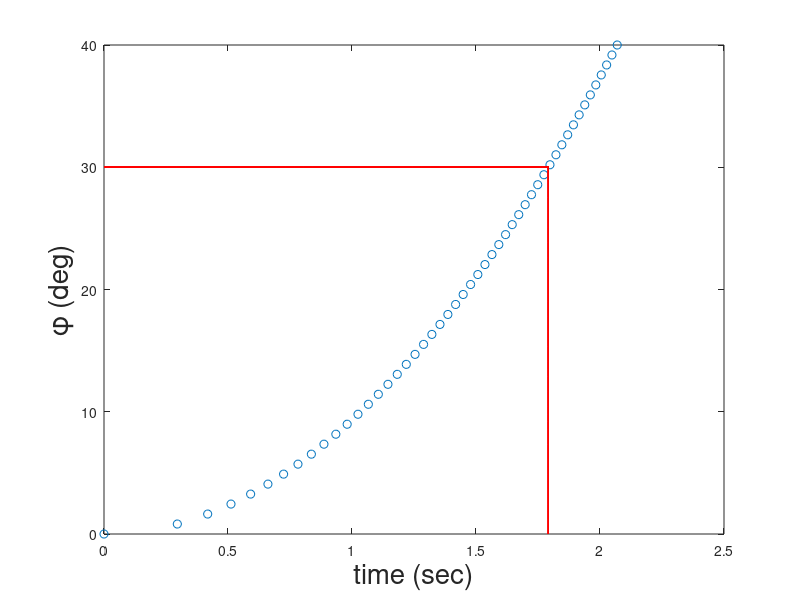

Recreate this plot in MATLAB. (Note: this script raises an error after producing the figure.)
    %clear all
%close all
clc

%% Aileron Design
% Aircraft must comply with maneuverability and roll requirements set by
% MIL-STD. time to achieve a specified bank angle change

% Given
m_TO = 87000; %lbs
S = 825; % ft^2
S_w = S;
b = 49.8;  %span
AR = 3;
lambda = 0.6; % taper ratio
S_h = 164.6;
S_vt = 74;
V_s = 211 ;% Vstall ft/s
C_L_alphaWing = 2*pi; % per rad
I_xx = 6730260.3;
tau = 0.48; %25 percent chord

y_out = b/2;
y_in = 0.60 * b/2;

c_bar = b / AR;
degrees = 20;
deltaA = degrees * (180/pi); %delta in RADIANS
rho = 23.77*10^(-4); %slugs/ft^3

C_r = 21.75;%3/2 * c_bar * (1+lambda)/(1 + lambda + lambda^2); % wing root chord

C_l_deltaA = (2*C_L_alphaWing*tau*C_r) / (S*b) * ...
    ((y_out^2/2 + 2/3*(lambda-1)/b*y_out^3)-(y_in^2/2 + 2/3*...
    (lambda-1)/b*y_in^3)); % 1/rad



C_l = C_l_deltaA * deltaA; % aircraft roll moment coefficient

V_app = 1.3*V_s;
L_A = 0.5*rho*V_app^2*S*C_l*b; % aircraft rolling moment

C_D_R = 0.9; % average value of wing, horizontal tail, vertical tail...
             % rolling drag coefficient 
y_D = 0.4* b/2; % drag momement arm assumed to be 40% of wing span
P_ss = sqrt((2*L_A)/(rho*(S_w + S_h + S_vt)*C_D_R*y_D^3)); % Steady state roll rate [rad/s]

phi_1 = I_xx / (rho*y_D^3*(S_w + S_h + S_vt)*C_D_R) * log(P_ss^2);

P_dot = P_ss^2 / (2*phi_1); % aircraft rate of roll rate

phi_des = 30; %degrees
t = sqrt((2*phi_des)/(P_dot)); % time in seconds

% Geometry of each aileron
C_w = 16.6; % MAC
b_A = y_out - y_in; % span of aileron
c_A = 0.3*C_w; % chord of aileron
A_A = 2*b_A*c_A; % area of both ailerons 

fprintf('Time to rotate 30 degrees (s) = %0.5f \n',t)
fprintf('Aileron Span (ft) = %0.5f \n',b_A)
fprintf('Aileron Chord (ft) = %0.5f \n',c_A)
fprintf('Aileron Area  (ft^2)  = %0.5f \n\n',A_A)

% Plot: Variations of bank angle versus time
n = 50;
phi2 = linspace(0,40,n);
t2 = sqrt((2*phi2)/(P_dot));
xx1 = t*ones(n);
yy1 = linspace(0,30,n);
xx2 = linspace(0,t,n);
yy2 = 30*ones(n);

figure
plot(t2,phi2,'o', xx1,yy1,'r',xx2,yy2,'r')
xlabel('time (sec)','fontsize',20)
ylabel('\phi (deg)','fontsize',20)

%% Elevator Sizing
% Satisifes take-off angular acceleration requirement of 7 deg/s^2 for small
% transport 

% Follows Sadraey's elevator-chord and span ratio recommendations
% Longitudinal Trim requirements for given flight envelope


C_L_cruise = 2*85000 / (0.00067595*(0.8*968)^2*825);
C_L_TO = 1.75;
C_D_TO = 0.0458;
V_s = 211; %ft/s

%Longitudinal Aerodynamic Forces
Drag_TO = 0.5*0.0002378*V_s^2*S*C_D_TO;
Lift_TO = 0.5*0.0002378*V_s^2*S*C_L_TO;
M_ac_wf =  0.5*0.002378*211^2*825*-.0085*16.6;

mu = 0.04; % friction coefficient of runway. assume concrete runway
W = 87000;
F_runway = mu*(W - Lift_TO);
mass = W; % lbf
T = 21900*3; % lbf

% Aircraft Linear Acceleration at the time of take-off rotation
a = (T - Drag_TO - F_runway) / mass;

% Step 7: Calculation of the contributing pitching moments in the take-off
% rotation
x_mg = 94.75; % ft
x_cg = 88.5; % ft
z_Dmg = 9.54; 
z_Tmg = 10.83;
x_mgacwf = 9.31;
z_cgmg = 10.08;
x_ac_h = 104; % UPDATE
z_mg = 10; %UPDATE
z_T = z_Tmg + z_mg;

rho = 23.77*10^(-4); %sea level
v = 231; % ft/s
A = WING.geom.S_area; %Reference area
% must run iter_weights
D = 0.5 * Cd_TO * rho * v^2 * A;
L_wf = C_L_TO * 0.5 * rho * v^2 * A;

M_W = W*(x_mg - x_cg);
M_D = D*(z_Dmg);
M_T = T*(z_Tmg);
M_L_wf = L_wf*(x_mgacwf);
M_a = m*a*(z_cgmg);

% take off pitch angular accleration for small transport aircraft,  
% rad/s^2, Table 12.9
theta_ddot = 7/(180/pi); 

I_yymg = 21000000.0;
% I_yymg = 2.1e7;
V_R = v; % aircraft linear speed at instant of rotation at TO             
L_h = (L_wf*(x_mgacwf) + M_ac_wf + m*a*(z_cgmg) + W*(x_mg-x_cg) + ...
    D*(z_Dmg) + T*(z_Tmg) - I_yymg*theta_ddot) / (x_ac_h - x_mg);
C_L_h = (2*L_h) / (rho*V_R^2*S_h);

C_L_alpha_h = TAIL.CLalphah;
delta_E_max = -25 / (180/pi); % recommended maximum deflection angle, Table 12.3
alpha_h = TAIL.hAngle; %from iter_weights
tau_e = (alpha_h + (C_L_h/C_L_alpha_h)) / (delta_E_max);

% Step 11
CE_Ch = 0.3; % from tau from Figure 12.12
Dalpha_oe = -1.14*CE_Ch*(-25);

% Check if elevator deflection stalls the horizontal tail during take-off
% rotation
alpha_S_TO = 10; % degrees
alpha_TO = alpha_S_TO - 2; % assumed fueselage is lifted up 2 deg. below the wing stall angle
%Horizontal Tail Take-off Angle with elevator
alpha_h_TO = alpha_TO * (1 - TAIL.deps) + TAIL.ih - TAIL.eps0;
%compare with Tail stall angle of attack during takeoff rotation
alpha_hs_deltaE0 = 13; % horizontal tail stall angle with no deflection
delta_alpha_hE = 5.3; % Table 12.19
% horizontal tail stall angle during takeoff rotation
alpha_h_s = (alpha_hs_deltaE0 - delta_alpha_hE); 
e_diff = alpha_h_s-alpha_h_TO;
fprintf('Horizontal tail take-off angle is less than\n the tail stall angle, thus the elevator is\n acceptable = %0.5f \n',e_diff)


l_h = x_mg;
% Step 16
V_H = (l_h * S_h) / (S* WING.geom.MAC);

bE_bh = 1;
eta_h = 0.9 ; %horizontal tail efficiency ,horizontal tail dynamic pressure ratio
C_mdeltaE = -TAIL.CLalphah * eta_h * V_H * bE_bh * tau_e; % 1/rad
C_LdeltaE = TAIL.CLalphah * eta_h * S_h/S*bE_bh * tau_e;
C_LhdeltaE = TAIL.CLalphah * tau_e; % 1/rad

C_L0 = 0.127;
C_L1 = C_L_cruise;
C_mo = 0.05; %UPDATE
rho = 23.77*10^(-4); %sea level
v = 231; % ft/s
q_bar = 0.5 * rho*v^2;
C_malpha = TAIL.Cm_alpha;
delta_E = - (((T*z_T/(q_bar * S * WING.geom.MAC) + C_mo)*C_L_alphaWing...
    + (C_L1-C_L0)*C_malpha) / (C_L_alphaWing*C_mdeltaE -C_malpha*C_LdeltaE));

b_E = bE_bh * TAIL.bh;
C_h = TAIL.ch;

% SOLUTION
C_E = CE_Ch * C_h;
S_E = b_E * C_E;
fprintf('Elevator chord (ft) = %0.5f \n',C_E)
fprintf('Elevator Span (ft^2) = %0.5f \n',b_E)
fprintf('Elevator Area (ft^2) = %0.5f \n',S_E)



